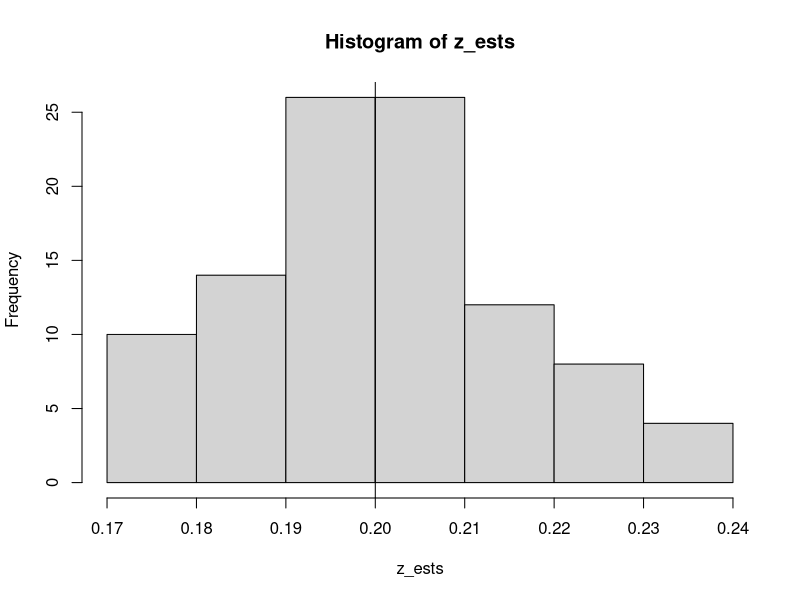

R code for this plot: (Note: this script raises an error after producing the figure.)
### SMC sampler code in R
rm(list=ls())



smc <- function(mu, M, G, n, N) {
  zetas <- matrix(0,n,N)
  as <- matrix(0,n-1,N)
  gs <- matrix(0,n,N)
  log.Zs <- rep(0,n)
  
  zetas[1,] <- mu(N)
  gs[1,] <- G(1, zetas[1,])
  log.Zs[1] <- log(mean(gs[1,]))
  
  for (p in 2:n) {
    # simulate ancestor indices, then particles
    as[p-1,] <- sample(N,N,replace=TRUE,prob=gs[p-1,]/sum(gs[p-1,]))
    zetas[p,] <- M(p, zetas[p-1,as[p-1,]])
    gs[p,] <- G(p, zetas[p,])
    log.Zs[p] <- log.Zs[p-1] + log(mean(gs[p,]))
  }
  return(list(zetas=zetas,gs=gs,as=as,log.Zs=log.Zs))
}


## example
n <- 10
N <- 1e3
means = seq(4,0,length=n)
sds <- n:1

mu <- function(N) rnorm(N, mean=means[1], sd=sds[1])
gamma <- function(p, x) {
  dnorm(x, mean=means[p], sd=sds[p])
}
G <- function(p, x) {
  if (p < n) {
    res <- gamma(p+1,x)/gamma(p,x) 
  }else {
    res <- rep(1, length(x))
  }
  return(res)
}
M <- function(p, x) {
  N <- length(x)
  y <- x + rnorm(N)
  ratios <- gamma(p, y)/gamma(p, x)
  accepts <- runif(N) < ratios
  y*accepts + x*(1-accepts)
}
out <- smc(mu, M, G, n, N)
apply(out$zetas, 1, mean)
apply(out$zetas, 1, sd)
out$log.Zs



## test normaising constant estimate
n <- 5
N <- 1e3
means = seq(4,0,length=n)
sds <- n:1
gamma <- function(p, x) {
  exp(-0.5*  ((x-means[p])/sds[p])^2  )
}

R <- 100
z_ests <- rep(NA,R)
for(r in 1:R){
  out <- smc(mu, M, G, n, N)
  apply(out$zetas, 1, mean)
  apply(out$zetas, 1, sd)
  z_ests[r] <- exp(out$log.Zs)[n]
}

hist(z_ests)
abline(v=sqrt(2*pi*sds[n]^2)/sqrt(2*pi*sds[1]^2))



## ok now to have 2D
n <- 5
N <- 1e3
means = seq(1,0,length=n)
sds <- seq(from=2,to=1,length.out=n)
mu <- function(N) matrix(rnorm(D*N, mean=means[1], sd=sds[1]),nrow=2)
log_gamma <- function(p, x) {
  return(dnorm(x[1,], mean=means[p], sd=sds[p],log=T) + dnorm(x[2,], mean=means[p], sd=sds[p],log=T))
}
g <- function(p, x) {
  if (p < n) {
    res <- log_gamma(p+1,x)-log_gamma(p,x) 
  }else {
    res <- rep(0, length(x))
  }
  return(res)
}
M <- function(p, x) {
  N <- dim(x)[2]
  y <- x + matrix(rnorm(N*D),nrow=D)
  log_ratios <- log_gamma(p, y) - log_gamma(p, x)
  accepts <- log(runif(N)) < log_ratios
  y*accepts + x*(1-accepts)
}
smc <- function(mu, M, G, D, n, N) {
  as <- matrix(0,n-1,N)
  gs <- matrix(0,n,N)
  log.Zs <- rep(0,n)
  
  zetas <- mu(N)
  log_gs_p <- log_G(1, zetas)
  log.Z.increment <- log(mean(exp(log_gs_p-max(log_gs_p)))) + max(log_gs_p)
  log.Zs[1] <- log.Z.increment
  
  for (p in 2:n) {
    # simulate ancestor indices, then particles
    zetas_pm1 <- zetas
    log_gs_pm1 <- exp(log_gs_p-max(log_gs_p))
    as[p-1,] <- sample(N,N,replace=TRUE,prob=log_gs_pm1/sum(log_gs_pm1))
    zetas <- M(p, zetas_pm1[,as[p-1,]])
    log_gs_p <- log_G(p, zetas)
    log.Z.increment <- log(mean(exp(log_gs_p-max(log_gs_p)))) + max(log_gs_p)
    log.Zs[p] <- log.Zs[p-1] + log.Z.increment
  }
  return(list(zetas=zetas,as=as,log.Zs=log.Zs))
}

R <- 100
z_ests <- rep(NA,R)
n <- 5
D <- 2
for(r in 1:R){
  out <- smc(mu, M, G, D,n, N)
  apply(out$zetas, 1, mean)
  apply(out$zetas, 1, sd)
  z_ests[r] <- exp(out$log.Zs)[n]
}

hist(z_ests)
abline(v=(2*pi*sds[n]^2)/(2*pi*sds[1]^2))

